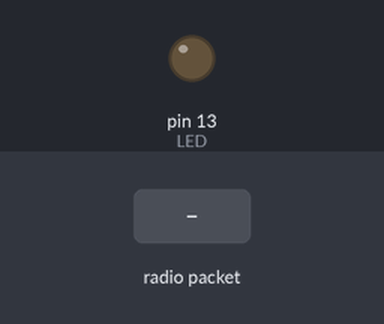
Simulated run of this sketch. Board: Teensy 4. Shown: output pins drawn as LEDs (lit = HIGH). Inputs (shaded band) come from the test bench. No radio packets arrive unless stated; pins used as bus, display or sensor lines are not drawn; what the sketch prints to the serial monitor is not drawn.

Above: at 1.3 s.
1.4 s: radio packet "1" arrives
At 2.4 s:
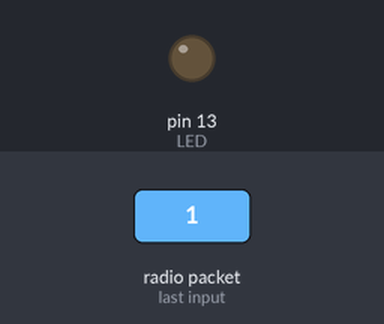
2.9 s: radio packet "0" arrives
At 3.5 s:
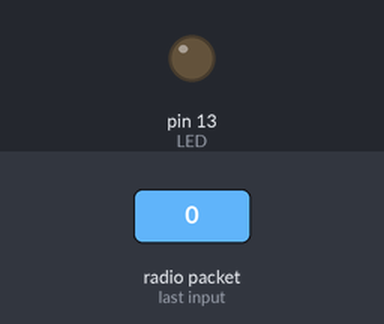
4.4 s: radio packet "2" arrives
At 5.8 s:
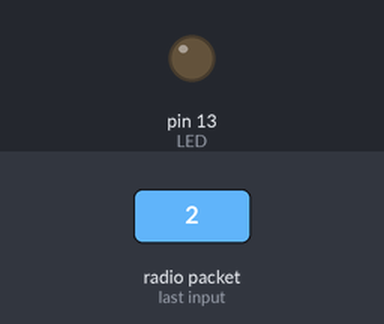
Timing chart, 0 to 7.4 s (numbered marks = the images above; inputs shaded):
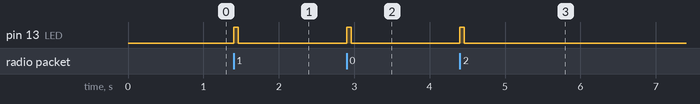

The sketch:

Feather9x_RX.ino
```cpp
// Feather9x_RX
// -*- mode: C++ -*-
// Example sketch showing how to create a simple messaging client (receiver)
// with the RH_RF95 class. RH_RF95 class does not provide for addressing or
// reliability, so you should only use RH_RF95 if you do not need the higher
// level messaging abilities.
// It is designed to work with the other example Feather9x_TX

#include <SPI.h>
#include <RH_RF95.h>

/* for Feather32u4 RFM9x
#define RFM95_CS 8
#define RFM95_RST 4
#define RFM95_INT 7
*/


//for feather m0 RFM9x
#define RFM95_CS 9
#define RFM95_RST 5
#define RFM95_INT 6


/* for shield
#define RFM95_CS 10
#define RFM95_RST 9
#define RFM95_INT 7
*/

/* Feather 32u4 w/wing
#define RFM95_RST     11   // "A"
#define RFM95_CS      10   // "B"
#define RFM95_INT     2    // "SDA" (only SDA/SCL/RX/TX have IRQ!)
*/

/*
// Feather m0 w/wing
#define RFM95_RST     11   // "A"
#define RFM95_CS      10   // "B"
#define RFM95_INT     6    // "D"
*/


#if defined(ESP8266)
  /* for ESP w/featherwing */
  #define RFM95_CS  2    // "E"
  #define RFM95_RST 16   // "D"
  #define RFM95_INT 15   // "B"

#elif defined(ESP32)
  /* ESP32 feather w/wing */
  #define RFM95_RST     27   // "A"
  #define RFM95_CS      33   // "B"
  #define RFM95_INT     12   //  next to A

#elif defined(NRF52)
  /* nRF52832 feather w/wing */
  #define RFM95_RST     7   // "A"
  #define RFM95_CS      11   // "B"
  #define RFM95_INT     31   // "C"

#elif defined(TEENSYDUINO)
  /* Teensy 3.x w/wing */
  #define RFM95_RST     9   // "A"
  #define RFM95_CS      10   // "B"
  #define RFM95_INT     4    // "C"
#endif


// Change to 434.0 or other frequency, must match RX's freq!
#define RF95_FREQ 434.0

// Singleton instance of the radio driver
RH_RF95 rf95(RFM95_CS, RFM95_INT);

// Blinky on receipt
#define LED 13

void setup()
{
  pinMode(LED, OUTPUT);
  pinMode(RFM95_RST, OUTPUT);
  digitalWrite(RFM95_RST, HIGH);

  Serial.begin(115200);
  while (!Serial) {
    delay(1);
  }
  delay(100);

  Serial.println("Feather LoRa RX Test!");

  // manual reset
  digitalWrite(RFM95_RST, LOW);
  delay(10);
  digitalWrite(RFM95_RST, HIGH);
  delay(10);

  while (!rf95.init()) {
    Serial.println("LoRa radio init failed");
    Serial.println("Uncomment '#define SERIAL_DEBUG' in RH_RF95.cpp for detailed debug info");
    while (1);
  }
  Serial.println("LoRa radio init OK!");

  // Defaults after init are 434.0MHz, modulation GFSK_Rb250Fd250, +13dbM
  if (!rf95.setFrequency(RF95_FREQ)) {
    Serial.println("setFrequency failed");
    while (1);
  }
  Serial.print("Set Freq to: "); Serial.println(RF95_FREQ);

  // Defaults after init are 434.0MHz, 13dBm, Bw = 125 kHz, Cr = 4/5, Sf = 128chips/symbol, CRC on

  // The default transmitter power is 13dBm, using PA_BOOST.
  // If you are using RFM95/96/97/98 modules which uses the PA_BOOST transmitter pin, then
  // you can set transmitter powers from 5 to 23 dBm:
  rf95.setTxPower(20, false);
}

void loop()
{
  if (rf95.available())
  {
    // Should be a message for us now
    uint8_t buf[RH_RF95_MAX_MESSAGE_LEN];
    uint8_t len = sizeof(buf);

    if (rf95.recv(buf, &len))
    {
      digitalWrite(LED, HIGH);
      RH_RF95::printBuffer("Received: ", buf, len);
      Serial.print("Got: ");
      Serial.println((char*)buf);
       Serial.print("RSSI: ");
      Serial.println(rf95.lastRssi(), DEC);

      // Send a reply
      uint8_t data[] = "And hello back to you";
      rf95.send(data, sizeof(data));
      rf95.waitPacketSent();
      Serial.println("Sent a reply");
      digitalWrite(LED, LOW);
    }
    else
    {
      Serial.println("Receive failed");
    }
  }
}
```

Measured:
- after the input at 1.4 s, pin 13 (LED): LOW → HIGH at once, → LOW 0.06 s later
- after the input at 2.9 s, pin 13 (LED): LOW → HIGH at once, → LOW 0.06 s later
- after the input at 4.4 s, pin 13 (LED): LOW → HIGH at once, → LOW 0.06 s later
